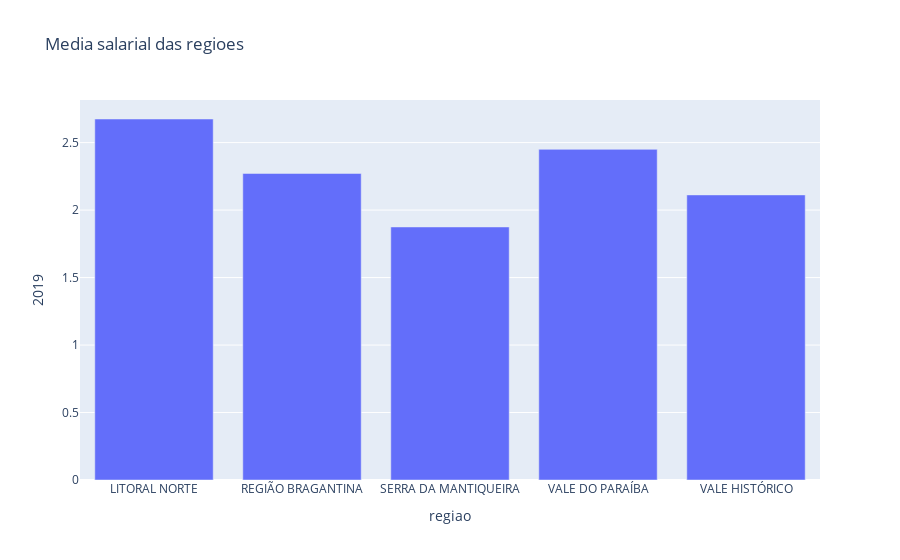

Notebook source saved alongside this figure:
### Code cell
# 05 Jornalista quer comparar a renda média de eleitores do Vale do Paraíba com a de outras regiões do Estado

jornal_cidade = {
    "APARECIDA": "VALE DO PARAÍBA",
    "CAÇAPAVA": "VALE DO PARAÍBA",
    "CACHOEIRA PAULISTA": "VALE DO PARAÍBA",
    "CANAS": "VALE DO PARAÍBA",
    "CUNHA": "VALE DO PARAÍBA",
    "GUARATINGUETÁ": "VALE DO PARAÍBA",
    "IGARATÁ": "VALE DO PARAÍBA",
    "JACAREÍ": "VALE DO PARAÍBA",
    "JAMBEIRO": "VALE DO PARAÍBA",
    "LAGOINHA": "VALE DO PARAÍBA",
    "LORENA": "VALE DO PARAÍBA",
    "NATIVIDADE DA SERRA": "VALE DO PARAÍBA",
    "PARAIBUNA": "VALE DO PARAÍBA",
    "PINDAMONHANGABA": "VALE DO PARAÍBA",
    "PIQUETE": "VALE DO PARAÍBA",
    "POTIM": "VALE DO PARAÍBA",
    "REDENÇÃO DA SERRA": "VALE DO PARAÍBA",
    "ROSEIRA": "VALE DO PARAÍBA",
    "SANTA BRANCA": "VALE DO PARAÍBA",
    "SÃO JOSÉ DOS CAMPOS": "VALE DO PARAÍBA",
    "SÃO LUÍS DO PARAITÍNGA": "VALE DO PARAÍBA",
    "TAUBATÉ": "VALE DO PARAÍBA",
    "TREMEMBÉ": "VALE DO PARAÍBA",
    "ARAPEÍ": "VALE HISTÓRICO",
    "AREIAS": "VALE HISTÓRICO",
    "BANANAL": "VALE HISTÓRICO",
    "CRUZEIRO": "VALE HISTÓRICO",
    "LAVRINHAS": "VALE HISTÓRICO",
    "QUELUZ": "VALE HISTÓRICO",
    "SÃO JOSÉ DO BARREIRO": "VALE HISTÓRICO",
    "SILVEIRAS": "VALE HISTÓRICO",
    "CARAGUATATUBA": "LITORAL NORTE",
    "ILHABELA": "LITORAL NORTE",
    "SÃO SEBASTIÃO": "LITORAL NORTE",
    "UBATUBA": "LITORAL NORTE",
    "CAMPOS DO JORDÃO": "SERRA DA MANTIQUEIRA",
    "MONTEIRO LOBATO": "SERRA DA MANTIQUEIRA",
    "SANTO ANTÔNIO DO PINHAL": "SERRA DA MANTIQUEIRA",
    "SÃO BENTO DO SAPUCAÍ": "SERRA DA MANTIQUEIRA",
    "ATIBAIA": "REGIÃO BRAGANTINA",
    "BOM JESUS DOS PERDÕES": "REGIÃO BRAGANTINA",
    "BRAGANÇA PAULISTA": "REGIÃO BRAGANTINA",
    "JOANÓPOLIS": "REGIÃO BRAGANTINA",
    "NAZARÉ PAULISTA": "REGIÃO BRAGANTINA",
    "PIRACAIA": "REGIÃO BRAGANTINA",
    "VARGEM": "REGIÃO BRAGANTINA",
}

dfmc = pd.DataFrame(columns=["Localidade", "regiao"])
for cidade in jornal_cidade.keys():
    dfmc = dfmc.append(
        pd.DataFrame({"Localidade": [cidade], "regiao": [jornal_cidade[cidade]]})
    )


df_salarios["Localidade"] = df_salarios["Localidade"].str.upper()
medias_salariais = (
    df_salarios.query('Nome == "Salário médio mensal"')[["Localidade", "2019"]]
    .set_index("Localidade")
    .join(dfmc.set_index("Localidade"), how="inner")
    .groupby("regiao")
    .mean()
    .reset_index("regiao")
)
fig = px.bar(medias_salariais, x="regiao", y="2019", title="Media salarial das regioes")
fig.show()

### Figure 1 — Plotly figure (JSON) as saved in the notebook; plotly's stock layout.template omitted (floating-point values rounded to 4 significant figures)
{"data": [{"alignmentgroup": "True", "hovertemplate": "regiao=%{x}<br>2019=%{y}<extra></extra>", "legendgroup": "", "marker": {"color": "#636efa", "pattern": {"shape": ""}}, "name": "", "offsetgroup": "", "orientation": "v", "showlegend": false, "textposition": "auto", "type": "bar", "x": ["LITORAL NORTE", "REGIÃO BRAGANTINA", "SERRA DA MANTIQUEIRA", "VALE DO PARAÍBA", "VALE HISTÓRICO"], "xaxis": "x", "y": [2.675, 2.271, 1.875, 2.45, 2.112], "yaxis": "y"}], "layout": {"barmode": "relative", "legend": {"tracegroupgap": 0}, "title": {"text": "Media salarial das regioes"}, "xaxis": {"anchor": "y", "domain": [0, 1], "title": {"text": "regiao"}}, "yaxis": {"anchor": "x", "domain": [0, 1], "title": {"text": "2019"}}}}
